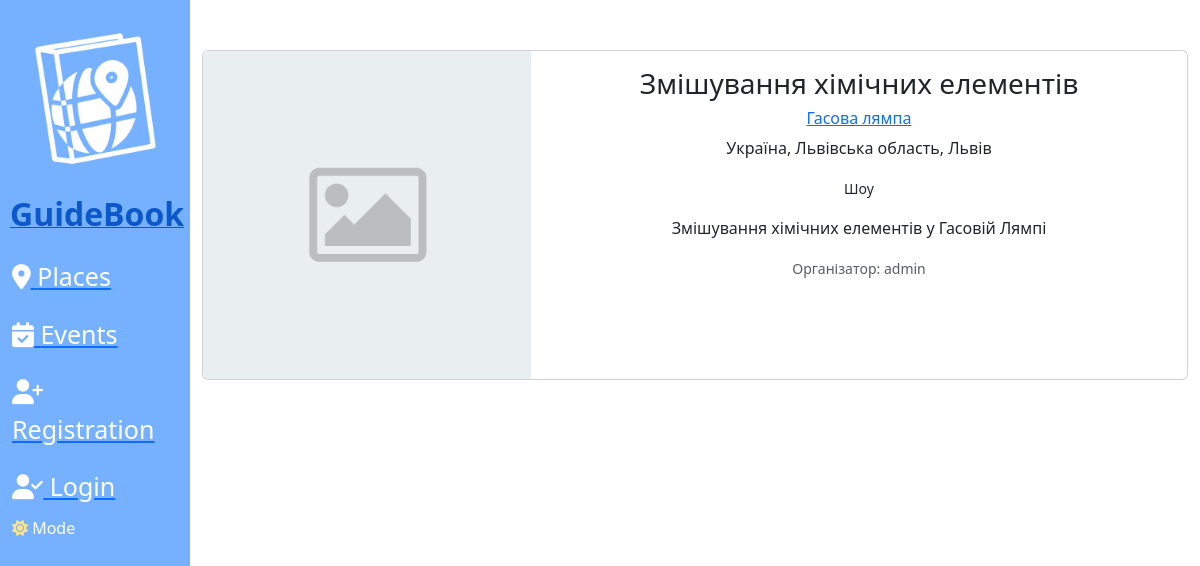
The app's page /events/2/ with its own data.
### main/models.py (models this page shows, shortened)
class Event(models.Model):
    place = models.ForeignKey(Place, on_delete=models.CASCADE)
    owner = models.ForeignKey(settings.AUTH_USER_MODEL, on_delete=models.CASCADE)
    name = models.CharField('Назва', max_length=255)
    type = models.CharField('Тип', max_length=255, default='Не вказано')
    description = models.TextField('Опис')
    datetime_start = models.DateTimeField('Дата та час початку', default=timezone.now)
    datetime_end = models.DateTimeField('Дата та час закінчення', default=timezone.now)
    country = models.CharField('Країна', max_length=255, default='Україна')
    region = models.CharField('Регіон, область', max_length=255, default='Львівська область')
    city = models.CharField('Місто, населений пункт', max_length=255, default='Львів')
    latitude = models.FloatField('Широта', default=0)
    longitude = models.FloatField('Довгота', default=0)
    image = models.ImageField(upload_to='images/event/', default='default.jpg')

class Place(models.Model):
    name = models.CharField('Назва', max_length=255)
    kind = models.CharField('Вид', max_length=255)
    type = models.CharField('Тип', max_length=255)
    average_review_score = models.FloatField('Середня оцінка відгуків', default=0)
    description = models.TextField('Опис')
    country = models.CharField('Країна', max_length=255, default='Україна')
    region = models.CharField('Регіон, область', max_length=255, default='Львівська область')
    city = models.CharField('Місто, населений пункт', max_length=255, default='Львів')
    latitude = models.FloatField('Широта', default=0)
    longitude = models.FloatField('Довгота', default=0)
    total_reviews = models.IntegerField('Кількість відгуків', default=0)
    total_score = models.IntegerField('Загальна оцінка', default=0)
    image = models.ImageField(upload_to='images/place/', default='default.jpg')

class CustomUser(AbstractUser):
    date_of_birth = models.DateField(null=True, blank=True)
    GENDER_CHOICES = [
        ('M', 'Male'),
        ('F', 'Female'),
        ('O', 'Other'),
    ]
    gender = models.CharField(max_length=1, choices=GENDER_CHOICES, null=True, blank=True)

### main/views.py (the view)
# urls.py: path('events/<int:event_id>/', views.event_detail, name='event-detail')
def event_detail(request, event_id):
    event = get_object_or_404(Event, id=event_id)
    return render(request, 'main/event_detail.html', {'event': event})

### main/templates/main/event_detail.html (shortened to what this page needs)
{% extends 'main/layout.html' %}
{% block content %}
    <div class="content container-fluid">
        <div class="card mb-3" style="max-width: 100%;">
            <div class="row g-0">
                <div class="col-md-4">
                    <img src="{{ event.image.url }}" class="img-fluid rounded-start" alt="{{ event.name }} Image">
                </div>
                <div class="col-md-8">
                    <div class="card-body">
                        <h3 class="card-title">{{ event.name }}</h3>
                        <a href="{% url 'place-detail' event.place.id %}"><h6 class="card-title">{{ event.place.name }}</h6></a>
                        <p class="card-text">{{ event.country }}, {{ event.region }}, {{ event.city }}</p>
                        <p class="card-text"><small>{{ event.type }}</small></p>
                        <p class="card-text">{{ event.description }}</p>
                        <p class="card-text"><small class="text-body-secondary">Організатор: {{ event.owner }}</small></p>
                    </div>
                </div>
            </div>
        </div>
    </div>
{% endblock %}

### main/static/main/css/main.css (style rules this page uses)
body { transition: background-color 0.5s ease; background: rgb(255, 255, 255); }
body .content { margin-top: 50px; text-align: center; width: calc(100% - 190px); float: left; margin-left: 190px; }
body .card { height: 100%; width: 100%; }

### records on screen
Event: image (placeholder picture), name "Змішування хімічних елементів", place.name "Гасова лямпа", country "Україна", region "Львівська область", city "Львів", type "Шоу", description "Змішування хімічних елементів у Гасовій Лямпі", owner "admin"
